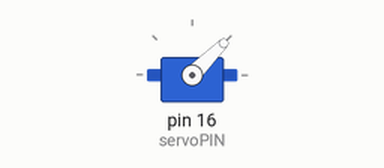
A program run on a simulated Raspberry Pi (header pin numbers). Parts: servo. Servo angles are drawn from the pulse width (0.5 ms = 0°, 2.5 ms = 180°).

Above: at 0.05 s.
At 1.0 s:
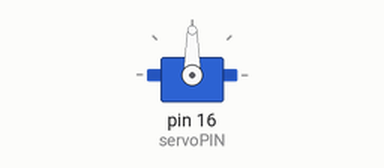
At 2.0 s:
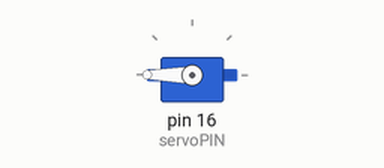
At 4.0 s:
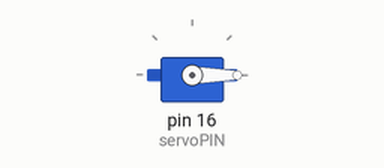
Timing chart, 0 to 5.2 s (numbered marks = the images above):
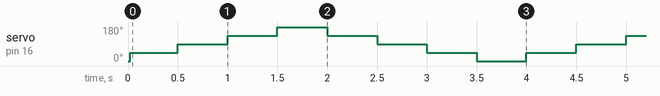

Measured:
- by itself, servo on pin 16 (servoPIN): repeats every 4.0 s: 90° 0.50 s, 135° 0.50 s, 180° 0.50 s, 135° 0.50 s, 90° 0.50 s, 45° 0.50 s, 0° 0.50 s, 45° 0.50 s

The program:

ServoTest2.py
```python
import RPi.GPIO as GPIO
import time

servoPIN = 16 #26
GPIO.setmode(GPIO.BOARD)
GPIO.setup(servoPIN, GPIO.OUT)

p = GPIO.PWM(servoPIN, 50) # GPIO 17 for PWM with 50Hz
p.start(2.5) # Initialization
try:
  while True:
    p.ChangeDutyCycle(5)
    time.sleep(0.5)
    p.ChangeDutyCycle(7.5)
    time.sleep(0.5)
    p.ChangeDutyCycle(10)
    time.sleep(0.5)
    p.ChangeDutyCycle(12.5)
    time.sleep(0.5)
    p.ChangeDutyCycle(10)
    time.sleep(0.5)
    p.ChangeDutyCycle(7.5)
    time.sleep(0.5)
    p.ChangeDutyCycle(5)
    time.sleep(0.5)
    p.ChangeDutyCycle(2.5)
    time.sleep(0.5)
except KeyboardInterrupt:
  p.stop()
  GPIO.cleanup()
```
